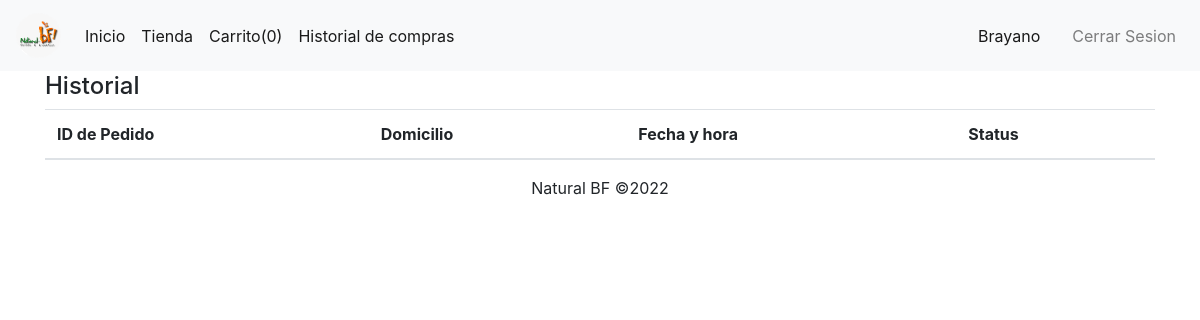
Before: /Templates/historial.php (signed in) with the older database file.
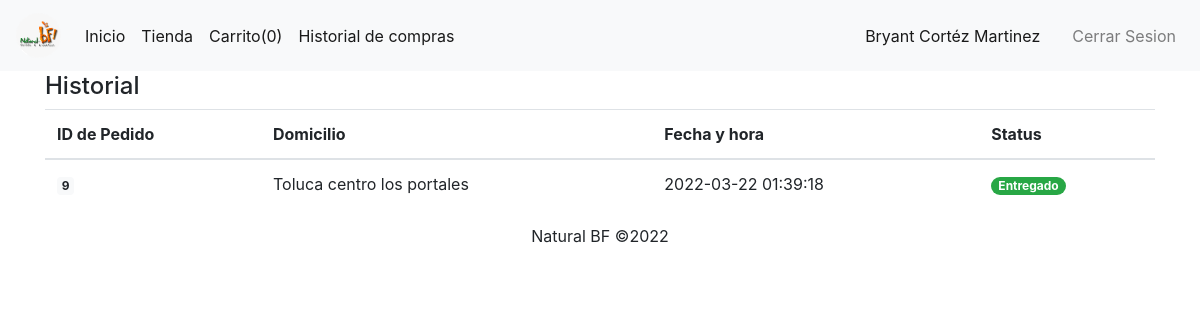
After: the same page with the newer database file.
### tables this page shows
CREATE TABLE `usuario` (
  `ID_Usuario` int(11) NOT NULL,
  `ID_Telegram` varchar(15) NOT NULL,
  `Nombre` varchar(70) NOT NULL,
  `Correo` varchar(20) NOT NULL,
  `Pass` varchar(20) NOT NULL
);

CREATE TABLE `ventas` (
  `ID_Venta` int(11) NOT NULL,
  `ID_Usuario` int(11) NOT NULL,
  `NoTarjeta` varchar(16) NOT NULL,
  `Fecha` datetime NOT NULL,
  `Total` decimal(60,2) NOT NULL,
  `Domicilio` varchar(200) NOT NULL,
  `Entrega` tinyint(1) NOT NULL
);

### Templates/historial.php (the view, shortened to what this page needs)
<?php
    include '../Global/connection.php';
    include "function/cabecera_profile.php";
?>
<br>
<h4>Historial</h4>
<table class="table">
    <thead>
        <tr>
        <th scope="col">ID de Pedido</th>
        <th scope="col">Domicilio</th>
        <th scope="col">Fecha y hora</th>
        <th scope="col">Status</th>
        </tr>
    </thead>
    <tbody>
        <?php
            $SQL = "SELECT * FROM Ventas WHERE ID_Usuario = '".$_SESSION['ID_Usuario']."' ORDER BY Fecha DESC";
            $resultados = mysqli_query($conexion_normal,$SQL);
            while($consulta = mysqli_fetch_array($resultados)){
                ?>
                <tr>
                    <th scope="row"><a class="badge badge-light" href=""><?php echo $consulta['ID_Venta']?></a></th>
                    <td><?php echo $consulta['Domicilio']?></td>
                    <td><?php echo $consulta['Fecha']?></td>
                    <td>
                        <?php
                            if($consulta['Entrega'] == 1){
                                ?>
                                    <span class="badge badge-pill badge-success">Entregado</span>
                                <?php
                            }else{
                                ?>
                                    <span class="badge badge-pill badge-warning">En espera</span>
                                <?php
                            }
                        ?>
                    </td>
                </tr>
                <?php
            }
        ?>
    </tbody>
</table>
<?php
    include "function/pie.php";
?>

### Templates/function/cabecera_profile.php (shortened to what this page needs)
<!DOCTYPE html>
<html lang="es">
<head>
    <link rel="stylesheet" href="https://cdn.jsdelivr.net/npm/bootstrap@4.0.0/dist/css/bootstrap.min.css">
</head>
<body>
    <nav class="navbar navbar-expand-lg navbar-light bg-light fixed-top">
        <a class="navbar-brand" href="index.html"><img src="img/logotipo.png" alt="Inicio" width="45px"></a>
        <div id="navbarText" class="collapse navbar-collapse">
            <ul class="navbar-nav mr-auto">
                <li class="nav-item active">
                    <a class="nav-link" href="index.html">Inicio</span></a>
                </li>
                <li class="nav-item active">
                    <a class="nav-link" href="tienda.php">Tienda</span></a>
                </li>
                <li class="nav-item active">
                    <a class="nav-link" href="carrito.php">Carrito(<?php
                        echo (empty($_SESSION['CARRITO']))?0:count($_SESSION['CARRITO']);
                    ?>)</a>
                </li>
                <li class="nav-item active">
                    <a class="nav-link" href="historial.php">Historial de compras</span></a>
                </li>
            </ul>
            <ul class="nav navbar-nav navbar-right">
                <li class="nav-item active">
                    <a class="nav-link" href="account.php">
                        <?php
                            $SQL = "SELECT Nombre FROM Usuario WHERE ID_Usuario = '".$_SESSION['ID_Usuario']."' ";
                            $result = mysqli_query($conexion_normal,$SQL);
                            $consulta = mysqli_fetch_array($result);
                            echo $consulta['Nombre'];
                        ?>
                        </li>
                            <a class="nav-link" href="function/cerrarsesion.php">Cerrar Sesion</span></a>
            </ul>
        </div>
    </nav>
    <br/>
    <br/>
    <div class="container">

### Templates/function/pie.php
<div>
    <div class="col-12 text-center">Natural BF &copy;2022 </div>
</body>
</html>

Changed rows visible on the page:
changed usuario: Nombre "Brayano" → "Bryant Cortéz Martinez"
added ventas: ID_Venta "9", Domicilio "Toluca centro los portales", Fecha "2022-03-22 01:39:18", Entrega "Entregado"
